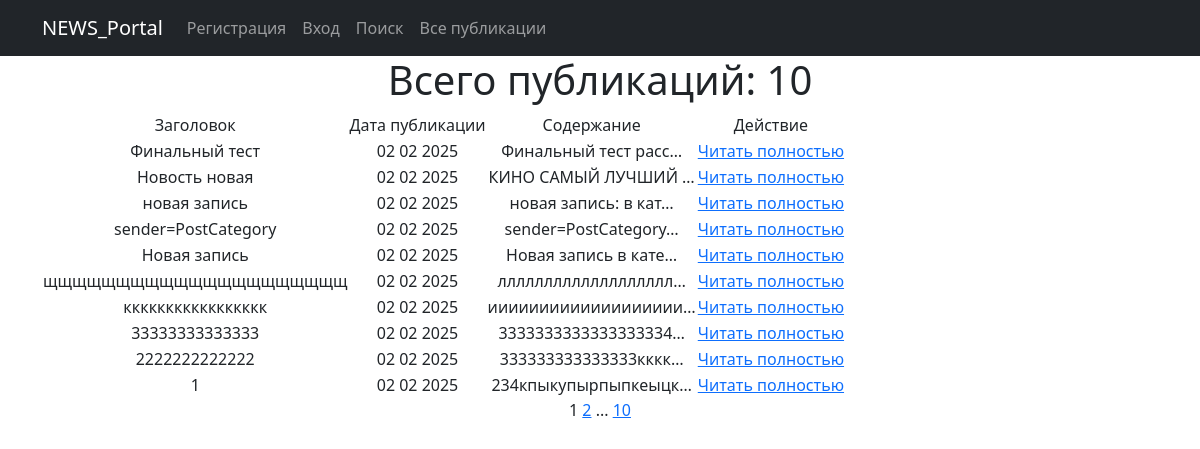
/post/, run on an earlier commit of the app's database.
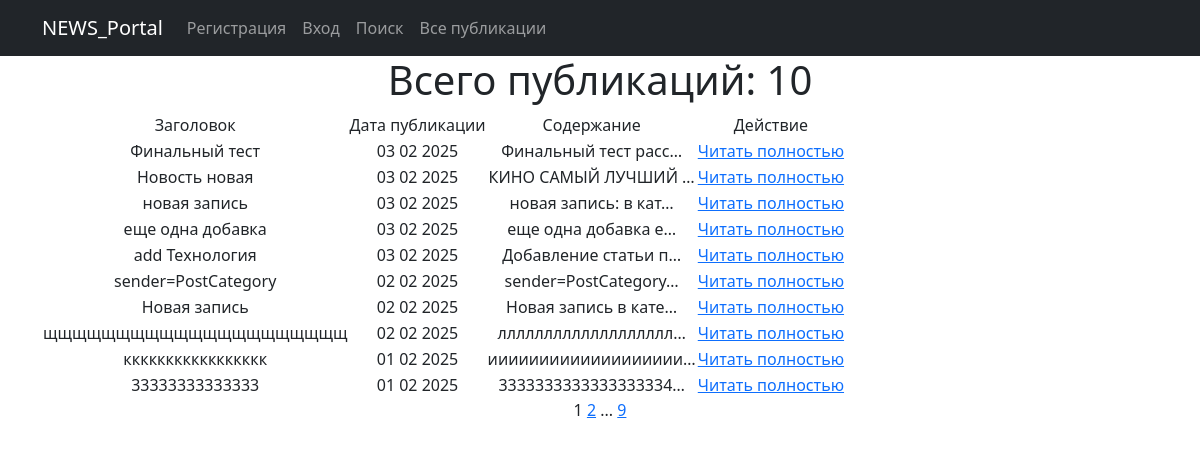
And on a later commit of the database.
### new_portal/models.py (models this page shows, shortened)
class Post(models.Model):
    author = models.ForeignKey(Author, on_delete=models.CASCADE)  # 'связь один ко многим' с моделью Author
    choice_type = models.CharField(max_length=2, choices=POST_TYPE_CHOICES, default='AR')  # Выбор типа сообщения
    time_in = models.DateTimeField(auto_now_add=True)  # автоматическое добавление даты и времени при создании поста
    categories = models.ManyToManyField(Category, through='PostCategory')  # 'связь многие ко многим' через PostCategory
    title = models.CharField(max_length=128)
    content = models.TextField()
    rating = models.IntegerField(default=0)

### new_portal/views.py (the view)
# urls.py: path('', PostList.as_view(), name='post'),
class PostList(ListView):
    model = Post
    ordering = '-time_in'                                  # сортировка по времени создания (от более свежей публикации)
    context_object_name = 'post'                           # имя списка содержащего все объекты
    paginate_by = 10                                       # указываем количество записей на странице
    def get_queryset(self):
        queryset = super().get_queryset()                   # Получаем обычный запрос
        self.filterset = PostFilter(self.request.GET, queryset)
        return self.filterset.qs                             # Возвращаем из функции отфильтрованный список товаров
    def get_context_data(self, **kwargs):
        context = super().get_context_data(**kwargs)
        context['filterset'] = self.filterset                # Добавляем в контекст объект фильтрации.
        return context
    def get_template_names(self):
        if self.request.path == '/post/search/':
            return 'search.html'
        return 'post.html'

### new_portal/templatetags/censor_filters.py (called while the page is built)
@register.filter()  # декоратор, регистрирует функцию как фильтр (для применения его в шаблонах)
def censor(text):
    for el in BAD_WORDS:  # перебор списка слов и замена на *, при совпадении
        pattern = re.compile(r'\b{}\b'.format(el), re.IGNORECASE)
        censored_word = el[0] + '*' * (len(el) - 1)
        text = re.sub(pattern, censored_word, text)
    return text

@register.simple_tag(takes_context=True)  # сообщает Django, что для работы тега требуется передать контекст
def url_replace(context, **kwargs):
    d = context['request'].GET.copy()  # позволяет скопировать все параметры текущего запроса.
    for k, v in kwargs.items():  # по указанным полям устанавливаем новые значения, переданные при использовании тега
        d[k] = v
    return d.urlencode()  # кодируем параметры в формат, который может быть указан в строке браузера

### new_portal/templates/post.html (shortened to what this page needs)
{% extends 'flatpages/default.html' %}
{% load censor_filters %}
{% block content %}
<h1>Всего публикаций: {{ post|length }}</h1>
    {% if post %}
        <table>
            <tr>
                <td>Заголовок</td>
                <td>Дата публикации</td>
                <td>Содержание</td>
                <td>Действие</td>
            </tr>
            {% for post_ in post %}
            <tr>
                <td>{{ post_.title|censor }}</td>
                <td>{{ post_.time_in|date:'d m Y' }}</td>
                <td>{{ post_.content|truncatechars:20|censor }}</td>
                <td><a href="{% url 'post_detail' post_.id %}">Читать полностью</a></td>
            </tr>
            {% endfor %}
        </table>
    {% endif %}
   {{ page_obj.number }}
   {% if page_obj.has_next %}
       <a href="?{% url_replace page=page_obj.next_page_number %}">{{ page_obj.next_page_number }}</a>
       {% if paginator.num_pages != page_obj.next_page_number %}
           ...
           <a href="?{% url_replace page=page_obj.paginator.num_pages %}">{{ page_obj.paginator.num_pages }}</a>
       {% endif %}
   {% endif %}
{% endblock content %}

What changed in the data, as far as the page shows it:
no longer on this page (row edited): Post: title|censor "2222222222222", time_in "02 02 2025", content|censor "333333333333333кккк…"
no longer on this page (row edited): Post: title|censor "1", time_in "02 02 2025", content|censor "234кпыкупырпыпкеыцк…"
changed Post "Финальный тест": time_in "02 02 2025" → "03 02 2025"
changed Post "Новость новая": time_in "02 02 2025" → "03 02 2025"
changed Post "новая запись": time_in "02 02 2025" → "03 02 2025"
added Post: title|censor "еще одна добавка", time_in "03 02 2025", content|censor "еще одна добавка е…"
added Post: title|censor "add Технология", time_in "03 02 2025", content|censor "Добавление статьи п…"
changed Post "ккккккккккккккккк": time_in "02 02 2025" → "01 02 2025"
changed Post (number 10 of 10 on the later page): time_in "02 02 2025" → "01 02 2025"
Also different on the page:
{{ page_obj.paginator.num_pages }}: "10" → "9"
